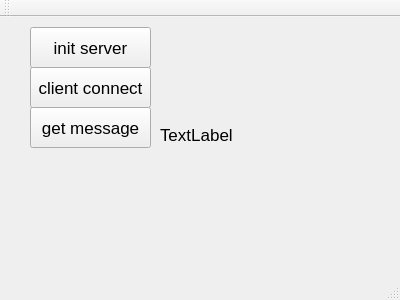
<?xml version="1.0" encoding="UTF-8"?>
<ui version="4.0">
 <class>MainWindow</class>
 <widget class="QMainWindow" name="MainWindow">
  <property name="geometry">
   <rect>
    <x>0</x>
    <y>0</y>
    <width>400</width>
    <height>300</height>
   </rect>
  </property>
  <property name="windowTitle">
   <string>MainWindow</string>
  </property>
  <widget class="QWidget" name="centralWidget">
   <widget class="QLabel" name="label">
    <property name="geometry">
     <rect>
      <x>160</x>
      <y>110</y>
      <width>171</width>
      <height>16</height>
     </rect>
    </property>
    <property name="font">
     <font>
      <pointsize>13</pointsize>
     </font>
    </property>
    <property name="text">
     <string>TextLabel</string>
    </property>
   </widget>
   <widget class="QPushButton" name="pushButton">
    <property name="geometry">
     <rect>
      <x>30</x>
      <y>10</y>
      <width>121</width>
      <height>41</height>
     </rect>
    </property>
    <property name="font">
     <font>
      <pointsize>13</pointsize>
     </font>
    </property>
    <property name="text">
     <string>init server</string>
    </property>
   </widget>
   <widget class="QPushButton" name="pushButton_2">
    <property name="geometry">
     <rect>
      <x>30</x>
      <y>50</y>
      <width>121</width>
      <height>41</height>
     </rect>
    </property>
    <property name="font">
     <font>
      <pointsize>13</pointsize>
     </font>
    </property>
    <property name="text">
     <string>client connect</string>
    </property>
   </widget>
   <widget class="QPushButton" name="pushButton_3">
    <property name="geometry">
     <rect>
      <x>30</x>
      <y>90</y>
      <width>121</width>
      <height>41</height>
     </rect>
    </property>
    <property name="font">
     <font>
      <pointsize>13</pointsize>
     </font>
    </property>
    <property name="text">
     <string>get message</string>
    </property>
   </widget>
  </widget>
  <widget class="QMenuBar" name="menuBar">
   <property name="geometry">
    <rect>
     <x>0</x>
     <y>0</y>
     <width>400</width>
     <height>21</height>
    </rect>
   </property>
  </widget>
  <widget class="QToolBar" name="mainToolBar">
   <attribute name="toolBarArea">
    <enum>TopToolBarArea</enum>
   </attribute>
   <attribute name="toolBarBreak">
    <bool>false</bool>
   </attribute>
  </widget>
  <widget class="QStatusBar" name="statusBar"/>
 </widget>
 <layoutdefault spacing="6" margin="11"/>
 <resources/>
 <connections/>
</ui>
